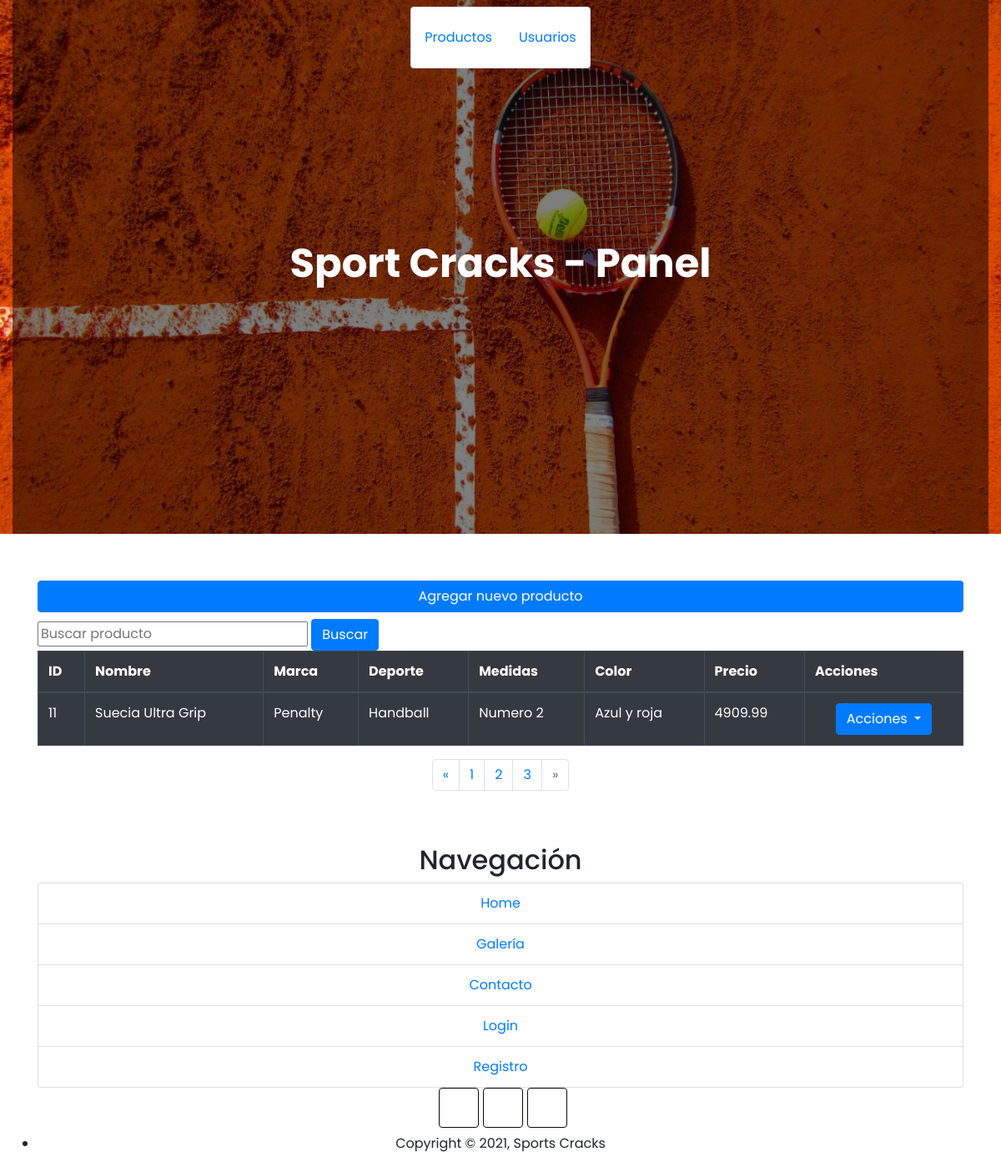
The app's page /panel/index.php?seccion=eventos&pag=3 (signed in) with its own data.
### tables this page shows
CREATE TABLE productos
(
	id_producto 	INT UNSIGNED AUTO_INCREMENT NOT NULL PRIMARY KEY,
	nombre 			VARCHAR(80) 		NOT NULL,
	marca			VARCHAR(20) 		NOT NULL,
	deporte			VARCHAR(20)			NOT NULL,
	medidas			VARCHAR(20)			NOT NULL,
	color		 	VARCHAR(30)			NOT NULL,
	img 			VARCHAR(45),
	precio			FLOAT(8, 2)			NOT NULL
);

### panel/secciones/productos.php (the view, shortened to what this page needs)
<?php
$cantidad_pp = 5;
$s_pagt = "SELECT COUNT(*) AS total FROM productos;";
$r_pagt = mysqli_query($cnx, $s_pagt);
$pagtotal = mysqli_fetch_assoc($r_pagt);
$pags_totales = ceil($pagtotal['total'] / $cantidad_pp);
$pag_actual = 1;
if (!empty($_GET['pag']) && $_GET['pag'] < 1) {
	$pag_actual = 1;
}elseif (!empty($_GET['pag']) && $_GET['pag'] > $pags_totales) {
	$pag_actual = $pags_totales;
}elseif (!empty($_GET['pag'])) {
	$pag_actual = $_GET['pag'];
}
$pag_ant = $pag_actual - 1;
$pag_sig = $pag_actual + 1;
$inicio = ($cantidad_pp * $pag_actual) - $cantidad_pp;
$s_datos= "SELECT id_producto, nombre, marca, deporte, medidas, color, img, precio
FROM productos
LIMIT $inicio, $cantidad_pp";
$res_datos = mysqli_query($cnx, $s_datos);
?>
<section class="container my-5">
		<a href="index.php?seccion=alta_producto" class="col-12 btn btn-primary float-center my-2">Agregar nuevo producto</a>
		<form action="procesos/buscador.php" method="GET">
        <input type="text" class="text-black-50" name="busqueda" id="busqueda" placeholder="Buscar producto" value="<?= isset($_SESSION['busqueda']) ? $_SESSION['busqueda']['palabra'] : '' ?>">
        <button type="submit" class="btn btn-primary">Buscar</button>
    </form>
<table class="table table-bordered table-dark">
	<thead>
		<tr>
			<th>ID</th>
			<th>Nombre</th>
			<th>Marca</th>
			<th>Deporte</th>
			<th>Medidas</th>
			<th>Color</th>
			<th>Precio</th>
			<th>Acciones</th>
		</tr>
	</thead>
            <tbody>
            <?php
            if (isset($_SESSION['busqueda'])) {
                foreach ($_SESSION['busqueda']['resultados'] as $datos) {
                    ?>
		<tr>
			<td><?= $datos['id_producto'] ?></td>
			<td><?= $datos['nombre'] ?></td>
			<td><?= $datos['marca'] ?></td>
			<td><?= $datos['deporte'] ?></td>
			<td><?= $datos['medidas'] ?></td>
			<td><?= $datos['color'] ?></td>
			<td><?= $datos['precio'] ?></td>
			<td class="text-center">
				<div class="dropdown">
				    <button class="btn btn-primary dropdown-toggle" type="button"
				            id="<?=$datos['id_producto']?>" data-toggle="dropdown"
				            aria-haspopup="true"
				            aria-expanded="false">
				        Acciones
				    </button>
				    <div class="dropdown-menu text-center" aria-labelledby="<?=$datos['id_producto']?>">
				        <a class="btn btn-warning" href="index.php?seccion=alta_producto&id=<?= $datos['id_producto'] ?>">Editar</a>
				        <form action="procesos/baja_productos.php" method="POST"
				              class="dropdown-item">
				            <input type="hidden" name="id" value="<?= $datos['id_producto'] ?>">
				            <input type="submit" value="Eliminar" class="btn btn-danger">
				        </form>
				    </div>
				</div>
			</td>
		</tr>
                    <?php
                }
            } else {
		while ($datos = mysqli_fetch_assoc($res_datos)):
	?>
		<tr>
			<td><?= $datos['id_producto'] ?></td>
			<td><?= $datos['nombre'] ?></td>
			<td><?= $datos['marca'] ?></td>
			<td><?= $datos['deporte'] ?></td>
			<td><?= $datos['medidas'] ?></td>
			<td><?= $datos['color'] ?></td>
			<td><?= $datos['precio'] ?></td>
			<td class="text-center">
				<div class="dropdown">
				    <button class="btn btn-primary dropdown-toggle" type="button"
				            id="<?=$datos['id_producto']?>" data-toggle="dropdown"
				            aria-haspopup="true"
				            aria-expanded="false">
				        Acciones
				    </button>
				</div>
			</td>
		</tr>
	<?php
		endwhile;
	}
	?>
	</tbody>
</table>
<nav aria-label="Navegación de productos" class="d-flex col-12 justify-content-center">
	    <ul class="pagination">
	        <li class="page-item <?= $pag_ant < 1 ? 'disabled' : '' ?>">
	            <a class="page-link" href="index.php?seccion=eventos&pag=<?= $pag_ant ?>" aria-label="Anterior">
	                <span aria-hidden="true">&laquo;</span>
	            </a>
	        </li>
	        <?php
	        for ($i = 1; $i <= $pags_totales; $i++):
	            ?>
	            <li class="page-item"><a class="page-link" href="index.php?seccion=eventos&pag=<?= $i ?>"><?= $i ?></a></li>
	        <?php
	        endfor;
	        ?>
	        <li class="page-item <?= $pag_sig > $pags_totales ? 'disabled' : '' ?>">
	            <a class="page-link" href="index.php?seccion=eventos&pag=<?= $pag_sig ?>" aria-label="Siguiente">
	                <span aria-hidden="true">&raquo;</span>
	            </a>
	        </li>
	    </ul>
	</nav>
</section>

### recursos/css/estilos.css (style rules this page uses)
body, html { height: 100%; }

### records on screen
productos: id_producto "11", nombre "Suecia Ultra Grip", marca "Penalty", deporte "Handball", medidas "Numero 2", color "Azul y roja", precio "4909.99"

### other values on screen
$seccion "Productos"
$seccion "Usuarios"
